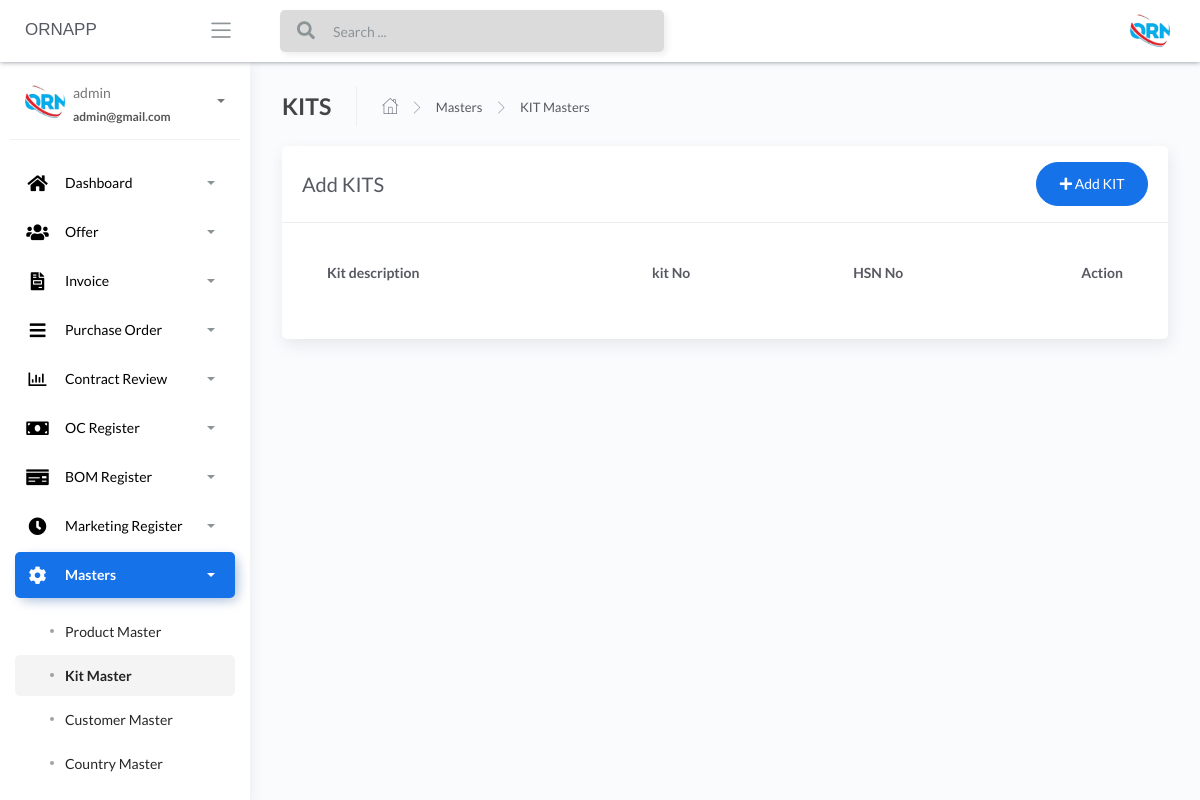
Before: /Kit-masters (signed in) with the older database file.
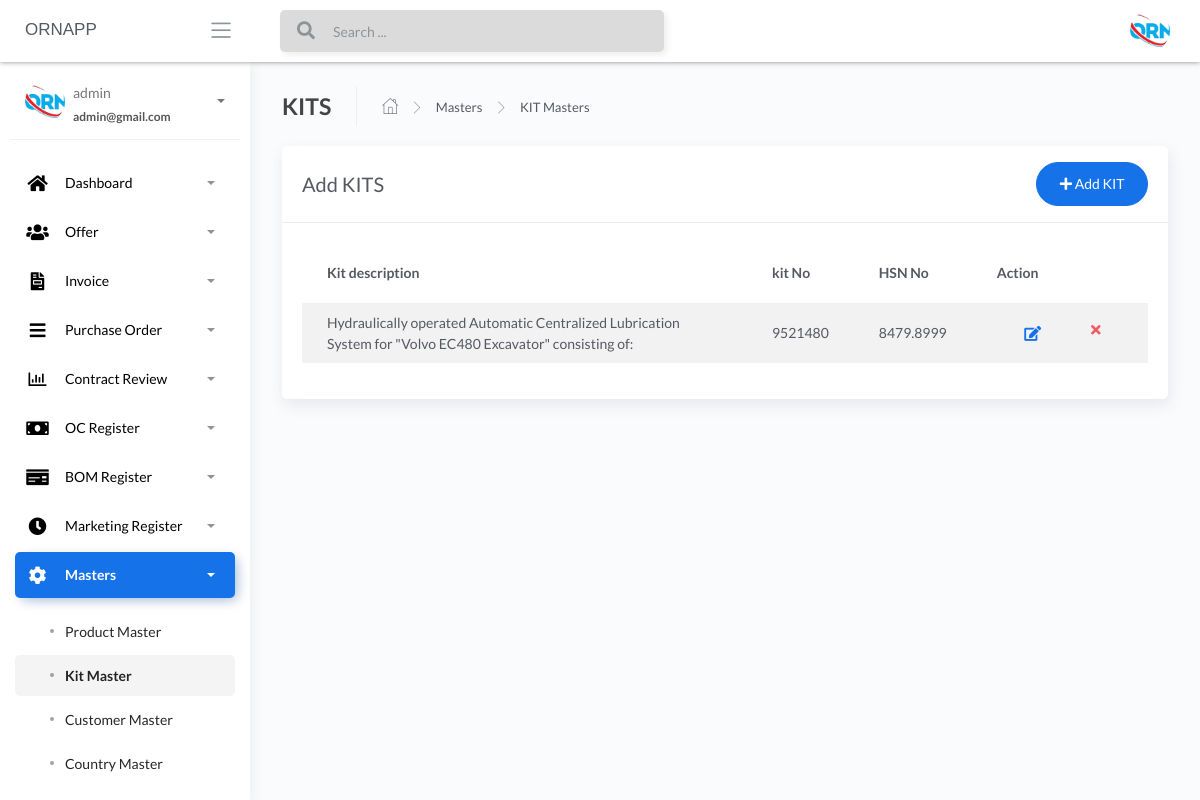
After: the same page with the newer database file.
### apps/authentication/models.py (models this page shows, shortened)
class Users(db.Model, UserMixin):
    __tablename__ = 'Users'
    id = db.Column(db.Integer, primary_key=True)
    username = db.Column(db.String(64), unique=True)
    email = db.Column(db.String(64), unique=True)
    password = db.Column(db.LargeBinary)

### apps/home/models.py (models this page shows, shortened)
class KitMaster(db.Model):
    __tablename__ = "kitmaster"
    id = db.Column(db.Integer, primary_key=True)
    kit_description = db.Column(db.String())
    kit_no = db.Column(db.INT())
    hsn_code = db.Column(db.Float())
    lubricant_points = db.Column(db.INT())
    kit_products = db.Column(db.String())

### apps/home/routes.py (the view)
@blueprint.route('/Kit-masters')
@login_required
def kit_masters():
    if request.method == 'GET':
        users = KitMaster.query.all()
        return render_template('home/Kit-masters.html', users=users, segment='Kit-masters')

### apps/__init__.py (called while the page is built)
def configure_database(app):
    @app.before_first_request
    def initialize_database():
        db.create_all()
    @app.teardown_request
    def shutdown_session(exception=None):
        db.session.remove()

### apps/authentication/models.py (called while the page is built)
@login_manager.user_loader
def user_loader(id):
    return Users.query.filter_by(id=id).first()

### apps/templates/home/Kit-masters.html (shortened to what this page needs)
{% extends "layouts/base.html" %}
{% block content %}
	<div class="content">
		<div class="page-inner">
			<div class="page-header">
				<h4 class="page-title">KITS</h4>
				<ul class="breadcrumbs">
					<li class="nav-home">
						<a href="#">
							<i class="flaticon-home"></i>
						</a>
					</li>
					<li class="separator">
						<i class="flaticon-right-arrow"></i>
					</li>
					<li class="nav-item">
						<a href="#">Masters</a>
					</li>
					<li class="separator">
						<i class="flaticon-right-arrow"></i>
					</li>
					<li class="nav-item">
						<a href="#">KIT Masters</a>
					</li>
				</ul>
			</div>
			<div class="row">
				<div class="col-md-12">
					<div class="card">
						<div class="card-header">
							<div class="d-flex align-items-center">
								<h4 class="card-title">Add KITS</h4>
							<a href="/add-kits" class="ml-auto">
								<button class="btn btn-primary btn-round ml-auto" data-toggle="modal"
									data-target="#addRowModal">
									<i class="fa fa-plus"></i>
									Add KIT
								</button>
							</a>
							</div>
						</div>
						<div class="card-body">
							<div class="table-responsive">
								<table id="add-row" class="display table table-striped table-hover" >
									<thead>
										<tr>
											<th>Kit description</th>
											<th>kit No</th>
											<th>HSN No</th>
											<th style="width: 10%">Action</th>
										</tr>
									</thead>
									<tbody>
										{% for user in users %}
											<tr
											{% if loop.index %2==0 %}
											{% else %}
											{% endif %}
											>
											<td>{{user.kit_description}}</td>
											<td>{{user.kit_no}}</td>
											<td>{{user.hsn_code}}</td>
											<td>
											<div class="form-button-action">
											<span style="font-size: 24px;color:green;">
											<a href="/{{user.id}}/editkit" type="button" data-toggle="tooltip" title="" class="btn btn-link btn-primary btn-lg" data-original-title="Edit Task"> <i class="fas fa-edit" ></i></a>
											</span>
											<span style="font-size: 24px;color:red;">
											<a href="/{{user.id}}/deletekit" type="button" data-toggle="tooltip" title="" class="btn btn-link btn-danger" data-original-title="Remove"> <i class="fas fa-times"></i></a>
											</span>
											</div>
											</td>
										</tr>
									{% endfor %}
									</tbody>
								</table>
							</div>
						</div>
					</div>
				</div>
			</div>
		</div>
	</div>
{% endblock content %}

### apps/templates/layouts/base.html (shortened to what this page needs)
<!DOCTYPE html>
<html lang="en">
<head>
	<link rel="stylesheet" href="/static/assets/css/bootstrap.min.css">
	<link rel="stylesheet" href="/static/assets/css/atlantis.min.css">
</head>
<body data-background-color="white">
	<div class="wrapper">
        {% include 'includes/navigation.html' %}
        {% include 'includes/sidebar.html' %}
		<div class="main-panel">
			{% block content %}{% endblock content %}
		</div>
	</div>
</body>
</html>

### apps/templates/includes/navigation.html (shortened to what this page needs)
<div class="main-header">
  <div class="logo-header" data-background-color="white">
    <a href="" class="logo">
      <h style="font-family: Arial">ORNAPP</h>
    </a>
    <div class="nav-toggle">
      <button class="btn btn-toggle toggle-sidebar">
        <i class="icon-menu"></i>
      </button>
    </div>
  </div>
  <nav
    class="navbar navbar-header navbar-expand-lg"
    data-background-color="white"
  >
    {% if current_user.is_authenticated %}
    <div class="container-fluid">
      <div class="collapse" id="search-nav">
        <form class="navbar-left navbar-form nav-search mr-md-3">
          <div class="input-group">
            <div class="input-group-prepend">
              <button type="submit" class="btn btn-search pr-1">
                <i class="fa fa-search search-icon"></i>
              </button>
            </div>
            <input type="text" placeholder="Search ..." class="form-control" />
          </div>
        </form>
      </div>
      <ul class="navbar-nav topbar-nav ml-md-auto align-items-center">
        <li class="nav-item dropdown hidden-caret">
          <a
            class="dropdown-toggle profile-pic"
            data-toggle="dropdown"
            href="#"
            aria-expanded="false"
          >
            <div class="avatar-sm">
              <img
                src="/static/assets/img/logo.jpg"
                alt="..."
                class="avatar-img rounded-circle"
              />
            </div>
          </a>
        </li>
      </ul>
    </div>
    {% endif %}
  </nav>
</div>

### apps/templates/includes/sidebar.html (shortened to what this page needs)
		<div class="sidebar sidebar-style-2" data-background-color="white">
			<div class="sidebar-wrapper scrollbar scrollbar-inner">
				<div class="sidebar-content">
				{% if current_user.is_authenticated %}
					<div class="user">
						<div class="avatar-sm float-left mr-2">
							<img src="/static/assets/img/logo.jpg" alt="..." class="avatar-img rounded-circle">
						</div>
						<div class="info">
							<a data-toggle="collapse" href="#collapseExample" aria-expanded="true">
								<span>
									{{ current_user.username }}
									<span class="user-level">
										{{ current_user.email }}
									</span>
									<span class="caret"></span>
								</span>
							</a>
						</div>
					</div>
					<ul class="nav nav-primary">
						<li class="nav-item {% if 'dashboard' in segment %} active {% endif %}">
							<a data-toggle="collapse" href="#dashboard" aria-expanded="false">
								<i style="color:black;" class="fas fa-home"></i>
								<p style="color:black;">Dashboard</p>
								<span class="caret"></span>
							</a>
						</li>
						<li class="nav-item {% if 'offer-' in segment %} active {% endif %}">
							<a data-toggle="collapse" href="#base">
								<i  style="color:black;" class="fas fa-users"></i>
								<p  style="color:black;">Offer</p>
								<span class="caret"></span>
							</a>
						</li>
						<li class="nav-item {% if 'invoice' in segment %} active {% endif %}">
							<a data-toggle="collapse" href="#invoice">
								<i  style="color:black;" class="fas fa-file-invoice"></i>
								<p  style="color:black;">Invoice</p>
								<span class="caret"></span>
							</a>
						</li>
						<li class="nav-item {% if 'purchaseorder' in segment %} active {% endif %}">
							<a data-toggle="collapse" href="#purchaseorder">
								<i  style="color:black;" class="fas fa-bars"></i>
								<p  style="color:black;">Purchase Order</p>
								<span class="caret"></span>
							</a>
						</li>
						<li class="nav-item {% if 'contractreview' in segment %} active {% endif %}">
							<a data-toggle="collapse" href="#contractreview">
								<i  style="color:black;" class="far fa-chart-bar"></i>
								<p  style="color:black;">Contract Review</p>
								<span class="caret"></span>
							</a>
						</li>
						<li class="nav-item {% if 'OcRegister' in segment %} active {% endif %}">
							<a data-toggle="collapse" href="#OcRegister">
								<i  style="color:black;" class="fas fa-money-bill"></i>
								<p  style="color:black;">OC Register</p>
								<span class="caret"></span>
							</a>
						</li>
						<li class="nav-item {% if 'BOMRegister' in segment %} active {% endif %}">
							<a data-toggle="collapse" href="#BOMRegister">
								<i  style="color:black;" class="fas fa-money-check"></i>
								<p  style="color:black;">BOM Register</p>
								<span class="caret"></span>
							</a>
						</li>
						<li class="nav-item {% if 'MarketingRegister' in segment %} active {% endif %}">
							<a data-toggle="collapse" href="#MarketingRegister">
								<i  style="color:black;" class="fas fa-clock"></i>
								<p  style="color:black;">Marketing Register</p>
								<span class="caret"></span>
							</a>
						</li>
						<li class="nav-item {% if 'masters' in segment %} active {% endif %}">
							<a data-toggle="collapse" href="#masters">
								<i  style="color:black;" class="fas fa-cog fa-spin"></i>
								<p  style="color:black;">Masters</p>
								<span class="caret"></span>
							</a>
							<div class="collapse {% if 'masters' in segment %} show {% endif %}" id="masters">
								<ul class="nav nav-collapse">
									<li class="{% if 'Product-masters' in segment %} active {% endif %}">
										<a href="/Product-masters">
											<span  style="color:black;" class="sub-item">Product Master</span>
										</a>
									</li>
									<li class="{% if 'Kit-masters' in segment %} active {% endif %}">
										<a href="/Kit-masters">
											<span  style="color:black;"class="sub-item">Kit Master</span>
										</a>
									</li>
									<li class="{% if 'Customer-masters' in segment %} active {% endif %}">
										<a href="/Customer-masters">
											<span  style="color:black;" class="sub-item">Customer Master</span>
										</a>
									</li>
									<li class="{% if 'Country-masters' in segment %} active {% endif %}">
										<a href="/Country-masters">
											<span  style="color:black;" class="sub-item">Country Master</span>
										</a>
									</li>
									<li class="{% if 'State-masters' in segment %} active {% endif %}">
										<a href="/State-masters">
										</a>
									</li>
								</ul>
							</div>
						</li>
					</ul>
				{% endif %}
				</div>
			</div>
		</div>

Changed rows visible on the page:
added KitMaster: kit_description "Hydraulically operated Automatic Centralized Lubrication System for \"Volvo EC480 Excavator\" consisting of:", kit_no "9521480", hsn_code "8479.8999"
